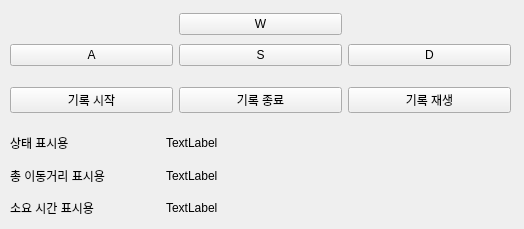
<?xml version="1.0" encoding="UTF-8"?>
<ui version="4.0">
 <class>MainWindowDesign</class>
 <widget class="QMainWindow" name="MainWindowDesign">
  <property name="geometry">
   <rect>
    <x>0</x>
    <y>0</y>
    <width>524</width>
    <height>229</height>
   </rect>
  </property>
  <property name="windowTitle">
   <string>QRosApp</string>
  </property>
  <property name="windowIcon">
   <iconset>
    <normaloff>:/images/icon.png</normaloff>:/images/icon.png</iconset>
  </property>
  <property name="locale">
   <locale language="English" country="Australia"/>
  </property>
  <widget class="QWidget" name="centralwidget">
   <widget class="QWidget" name="gridLayoutWidget">
    <property name="geometry">
     <rect>
      <x>10</x>
      <y>80</y>
      <width>501</width>
      <height>41</height>
     </rect>
    </property>
    <layout class="QGridLayout" name="gridLayout">
     <item row="0" column="0">
      <widget class="QPushButton" name="record_start">
       <property name="text">
        <string>기록 시작</string>
       </property>
      </widget>
     </item>
     <item row="0" column="1">
      <widget class="QPushButton" name="record_finish">
       <property name="text">
        <string>기록 종료</string>
       </property>
      </widget>
     </item>
     <item row="0" column="2">
      <widget class="QPushButton" name="record_reply">
       <property name="text">
        <string>기록 재생</string>
       </property>
      </widget>
     </item>
    </layout>
   </widget>
   <widget class="QWidget" name="gridLayoutWidget_2">
    <property name="geometry">
     <rect>
      <x>10</x>
      <y>130</y>
      <width>501</width>
      <height>91</height>
     </rect>
    </property>
    <layout class="QGridLayout" name="gridLayout_3">
     <item row="1" column="0">
      <widget class="QLabel" name="distance">
       <property name="text">
        <string>총 이동거리 표시용</string>
       </property>
      </widget>
     </item>
     <item row="0" column="0">
      <widget class="QLabel" name="state">
       <property name="maximumSize">
        <size>
         <width>150</width>
         <height>16777215</height>
        </size>
       </property>
       <property name="text">
        <string>상태 표시용</string>
       </property>
      </widget>
     </item>
     <item row="0" column="1">
      <widget class="QLabel" name="state_print">
       <property name="text">
        <string>TextLabel</string>
       </property>
      </widget>
     </item>
     <item row="1" column="1">
      <widget class="QLabel" name="distance_print">
       <property name="text">
        <string>TextLabel</string>
       </property>
      </widget>
     </item>
     <item row="2" column="0">
      <widget class="QLabel" name="time">
       <property name="text">
        <string>소요 시간 표시용</string>
       </property>
      </widget>
     </item>
     <item row="2" column="1">
      <widget class="QLabel" name="time_print">
       <property name="text">
        <string>TextLabel</string>
       </property>
      </widget>
     </item>
    </layout>
   </widget>
   <widget class="QWidget" name="gridLayoutWidget_3">
    <property name="geometry">
     <rect>
      <x>10</x>
      <y>10</y>
      <width>501</width>
      <height>61</height>
     </rect>
    </property>
    <layout class="QGridLayout" name="gridLayout_4">
     <item row="1" column="1">
      <widget class="QPushButton" name="key_s">
       <property name="text">
        <string>S</string>
       </property>
      </widget>
     </item>
     <item row="1" column="0">
      <widget class="QPushButton" name="key_a">
       <property name="text">
        <string>A</string>
       </property>
      </widget>
     </item>
     <item row="1" column="2">
      <widget class="QPushButton" name="key_d">
       <property name="text">
        <string>D</string>
       </property>
      </widget>
     </item>
     <item row="0" column="1">
      <widget class="QPushButton" name="key_w">
       <property name="text">
        <string>W</string>
       </property>
      </widget>
     </item>
    </layout>
   </widget>
  </widget>
  <action name="action_Quit">
   <property name="text">
    <string>&amp;Quit</string>
   </property>
   <property name="shortcut">
    <string>Ctrl+Q</string>
   </property>
   <property name="shortcutContext">
    <enum>Qt::ShortcutContext::ApplicationShortcut</enum>
   </property>
  </action>
  <action name="action_Preferences">
   <property name="text">
    <string>&amp;Preferences</string>
   </property>
  </action>
  <action name="actionAbout">
   <property name="text">
    <string>&amp;About</string>
   </property>
  </action>
  <action name="actionAbout_Qt">
   <property name="text">
    <string>About &amp;Qt</string>
   </property>
  </action>
 </widget>
 <resources/>
 <connections>
  <connection>
   <sender>action_Quit</sender>
   <signal>triggered()</signal>
   <receiver>MainWindowDesign</receiver>
   <slot>close()</slot>
   <hints>
    <hint type="sourcelabel">
     <x>-1</x>
     <y>-1</y>
    </hint>
    <hint type="destinationlabel">
     <x>399</x>
     <y>299</y>
    </hint>
   </hints>
  </connection>
 </connections>
</ui>
